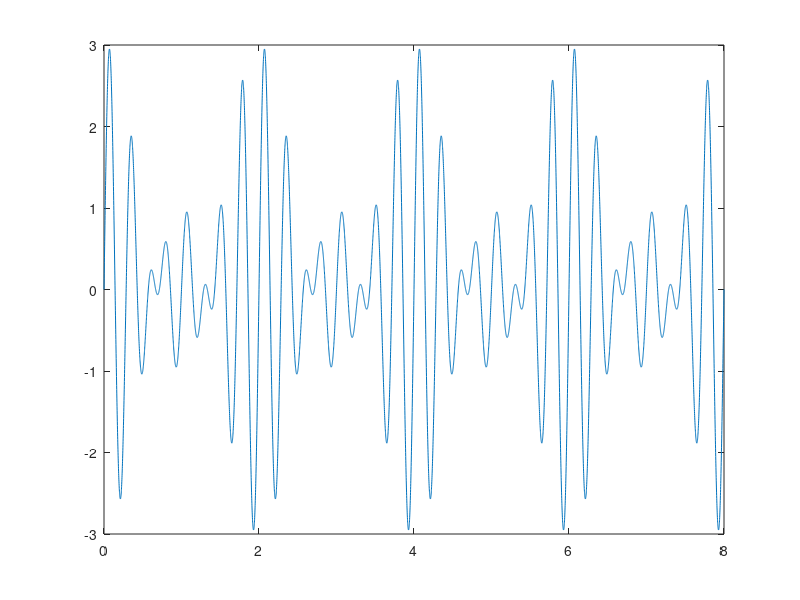

Write the MATLAB code that produced this figure.
fx=(6*pi)/(2*pi);
fy=(7*pi)/(2*pi);
fz=(8*pi)/(2*pi)

mdc1 = 1/10 * gcd(10*fx,10*fy);
f0 = 1/10 * gcd(10*mdc1, fz*10);

T = 1/f0;

t = 0:0.001:4*T;

x=sin(6*pi*t);
y=sin(8*pi*t);
z=sin(7*pi*t);
q = x+y+z;

plot(t,q)